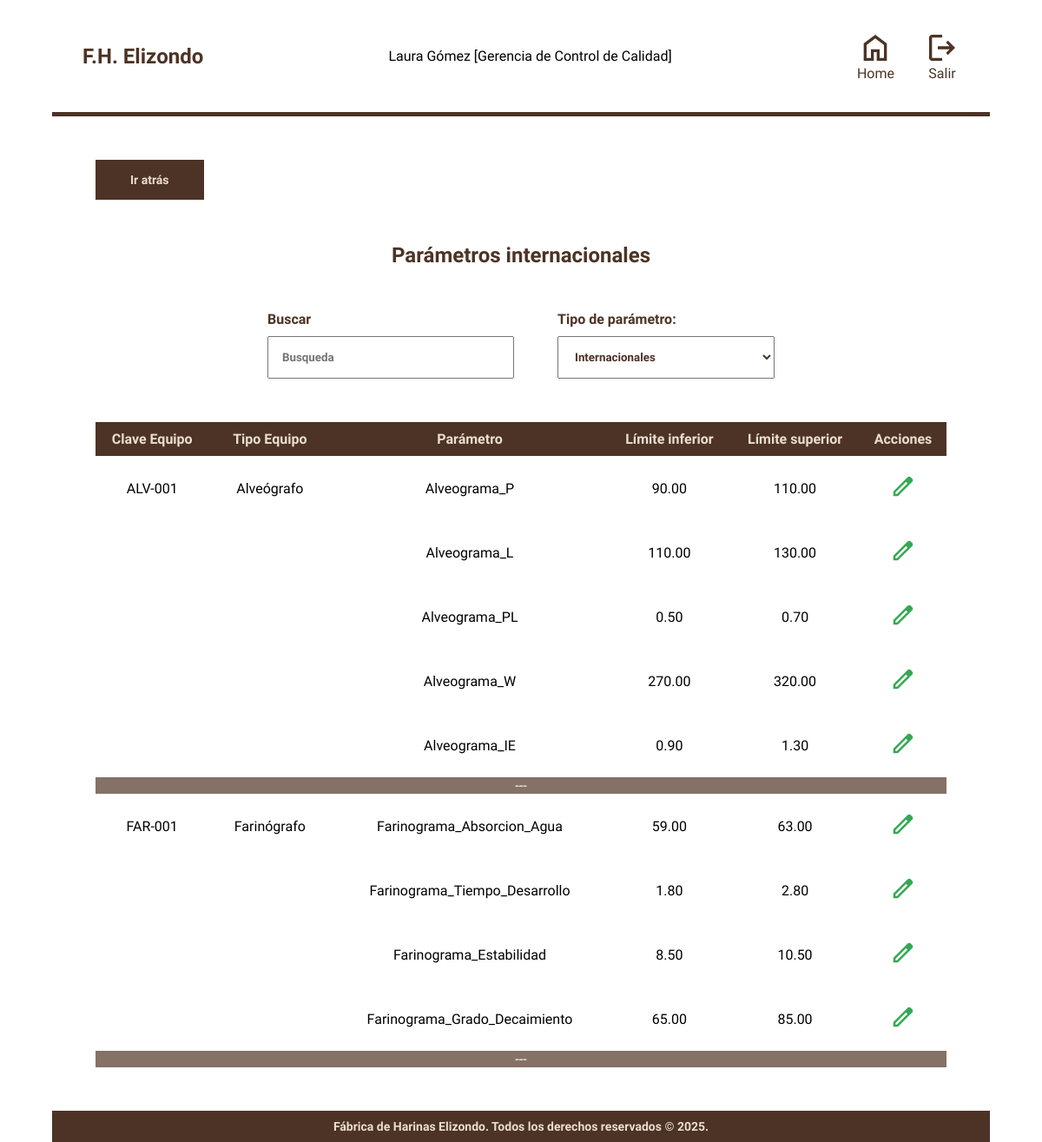
The app's page /modulos/parametros.php?tipo=internacionales (signed in) with its own data.
### tables this page shows
CREATE TABLE Parametros (
    id_parametro INT PRIMARY KEY AUTO_INCREMENT,
    id_equipo INT,
    id_cliente INT,
    nombre_parametro ENUM(
        'Humedad',
        'Cenizas',
        'Gluten_Humedo',
        'Gluten_Seco',
        'Indice_Gluten',
        'Indice_Caida',
        'Alveograma_P',
        'Alveograma_L',
        'Alveograma_PL',
        'Alveograma_W',
        'Alveograma_IE',
        'Almidon_Danado',
        'Farinograma_Absorcion_Agua',
        'Farinograma_Tiempo_Desarrollo',
        'Farinograma_Estabilidad',
        'Farinograma_Grado_Decaimiento'
    ) NOT NULL,
    lim_Superior DECIMAL(10, 2) NOT NULL,
    lim_Inferior DECIMAL(10, 2) NOT NULL,
    FOREIGN KEY (id_equipo) REFERENCES Equipos_Laboratorio(id_equipo),
    FOREIGN KEY (id_cliente) REFERENCES Clientes(id_cliente),
    CHECK (
        (id_cliente IS NOT NULL AND id_equipo IS NULL) OR
        (id_cliente IS NULL AND id_equipo IS NOT NULL)
    )
);

CREATE TABLE Equipos_Laboratorio (
    id_equipo INT PRIMARY KEY AUTO_INCREMENT,
    id_responsable INT NOT NULL,
    clave VARCHAR(50) UNIQUE NOT NULL,
    tipo_equipo ENUM('Alveógrafo', 'Farinógrafo') NOT NULL,
    marca VARCHAR(50),
    modelo VARCHAR(50),
    serie VARCHAR(59) UNIQUE NOT NULL,
    desc_larga VARCHAR(300),
    desc_corta VARCHAR(50) NOT NULL,
    proveedor VARCHAR(50),
    fecha_adquisicion DATE,
    garantia VARCHAR(50) UNIQUE,
    vencimiento_garantia DATE,
    ubicacion VARCHAR(100),
    estado ENUM('Activo', 'Inactivo', 'Baja') NOT NULL DEFAULT 'Activo',
    FOREIGN KEY (id_responsable) REFERENCES Usuarios(id_usuario)
);

### modulos/parametros.php (the view, shortened to what this page needs)
<?php
$filtro = $_GET['tipo'];
?>
<!DOCTYPE html>
<html lang="en">
<head>
    <link rel="stylesheet" href="../styles.css">
    <link rel="stylesheet" href="../css/menu.css">
</head>
<body>
    <main class="contenedor hoja">
        <?php include '../includes/header.php'; ?>
        <div class="contenedor__modulo">
            <a href="../menu.php" class="atras">Ir atrás</a>
            <h2 class="heading">Parámetros <?php echo $filtro; ?></h2>
            <div class="controles">
                <div class="buscador">
                    <h4 class="buscador__label">Buscar</h4>
                    <input type="text" id="searchBar" class="buscador__input" placeholder="Busqueda">
                </div>
                <div class="ordenar">
                    <h4 class="ordenar__label">Tipo de parámetro:</h4>
                    <select name="orden" id="filtroParam" class="ordenar__select">
                        <option value="internacionales" <?= ($filtro === 'internacionales') ? 'selected' : '' ?>>
                            Internacionales</option>
                    </select>
                </div>
            </div>
            <table class="tabla">
                <thead>
                    <tr class="tabla__encabezado">
                        <th><?php echo ($filtro === 'internacionales') ? 'Clave Equipo' : 'ID Cliente'; ?></th>
                        <th><?php echo ($filtro === 'internacionales') ? 'Tipo Equipo' : 'Cliente'; ?></th>
                        <th>Parámetro</th>
                        <th>Límite inferior</th>
                        <th>Límite superior</th>
                        <th>Acciones</th>
                    </tr>
                </thead>
                <tbody>
                    <?php
                    require '../config/conn.php';
                    $tabla = 'equipos_laboratorio';
                    $tipo_param = 'id_equipo';
                    if ($filtro === 'internacionales') {
                        $sql_id = "SELECT
                P.id_parametro,
                P.nombre_parametro,
                P.lim_Superior,
                P.lim_Inferior,
                A.clave AS origen,
                A.tipo_equipo AS tipo,
                A.id_equipo AS id
            FROM parametros P
            LEFT JOIN equipos_laboratorio A ON A.id_equipo = P.id_equipo
            WHERE P.id_equipo = :id";
                        $sql = "SELECT DISTINCT id_equipo FROM parametros";
                    }
                    $stmt = $pdo->prepare($sql);
                    $stmt->execute();
                    while ($id = $stmt->fetch(PDO::FETCH_ASSOC)) {
                        $valor_id = $id[$tipo_param];
                        $stmt_inner = $pdo->prepare($sql_id);
                        $stmt_inner->bindValue(':id', $valor_id, PDO::PARAM_INT);
                        $stmt_inner->execute();
                        $parametros = $stmt_inner->fetchAll(PDO::FETCH_ASSOC);
                        if (!empty($parametros)) {
                            $origen = htmlspecialchars($parametros[0][($filtro === 'internacionales') ? 'origen' : 'id']);
                            $tipo = htmlspecialchars($parametros[0][($filtro === 'internacionales') ? 'tipo' : 'origen']);
                            $primera = true;
                            foreach ($parametros as $parametro) {
                                echo '<tr class="tabla__fila">';
                                if ($primera) {
                                    echo '<td>' . $origen . '</td>';
                                    echo '<td>' . $tipo . '</td>';
                                    $primera = false;
                                } else {
                                    echo '<td></td>';
                                    echo '<td></td>';
                                }
                                echo '<td>' . htmlspecialchars($parametro['nombre_parametro']) . '</td>';
                                echo '<td>' . htmlspecialchars($parametro['lim_Inferior']) . '</td>';
                                echo '<td>' . htmlspecialchars($parametro['lim_Superior']) . '</td>';
                                echo '<td class="tabla__botones">';
                                echo '<a href="parametrosform.php?id=' . $parametro['id_parametro'] . '&ow=' . $tabla . '">
                  <img src="../img/edit.svg" alt="Editar" class="tabla__boton"></a>';
                                echo '</td>';
                                echo '</tr>';
                            }
                            echo '<tr class="tabla__fila--sep"><td colspan="6" class="separador">---</td></tr>';
                        }
                    }
                    ?>
                </tbody>
            </table>
        </div>
        <?php include '../includes/footer.php'; ?>
    </main>
</body>
</html>

### styles.css (style rules this page uses)
:root { --colorPrimario: #EBDED0; --blanco: #FFFFFF; --colorSecundario: #4c3325; --fuenteHeading: "Domine", serif; --fuenteBody: "Lexend", serif; }
.contenedor { max-width: 1200px; width: 90%; margin: 0 auto; }
html { box-sizing: border-box; }
* { margin: 0; padding: 0; }
a { text-decoration: none; color: var(--colorSecundario); }
img { max-width: 100%; }
body { font-family: var(--fuenteBody); }
h1, h2, h3, h4 { font-family: var(--fuenteHeading); font-weight: bold; color: var(--colorSecundario); }
.contenedor__modulo { padding: 50px; }
.heading { text-align: center; margin: 20px 0; }
.controles { display: flex; align-items: center; justify-content: center; gap: 50px; margin: 50px 0; }
.buscador__label, .ordenar__label { margin-bottom: 10px; }
.buscador__input, .ordenar__select { font-family: inherit; padding: 15px; min-width: 250px; color: var(--colorSecundario); font-weight: bold; }
.tabla { width: 100%; border-collapse: collapse; }
.tabla__encabezado { background-color: var(--colorSecundario); color: var(--colorPrimario); }
.tabla__encabezado th { padding: 10px; }
.tabla__fila td { padding: 20px; text-align: center; vertical-align: middle; }
.tabla__fila--sep td { background-color: #857166; text-align: center; vertical-align: middle; color: white; }
.tabla__boton { height: 30px; cursor: pointer; }
.atras { background-color: var(--colorSecundario); color: var(--colorPrimario); font-weight: bold; padding: 15px 40px; font-size: 14px; display: inline-block; margin-bottom: 30px; }

### css/menu.css (style rules this page uses)
:root { --colorPrimario: #EBDED0; --blanco: #FFFFFF; --colorSecundario: #4c3325; --fuenteHeading: "Domine", serif; --fuenteBody: "Lexend", serif; }
.hoja { background-color: var(--blanco); }

### records on screen
parametros: id_equipo.clave "ALV-001", id_equipo.tipo_equipo "Alveógrafo", nombre_parametro "Alveograma_P", lim_Inferior "90.00", lim_Superior "110.00"
parametros: nombre_parametro "Alveograma_L", lim_Inferior "110.00", lim_Superior "130.00"
parametros: nombre_parametro "Alveograma_PL", lim_Inferior "0.50", lim_Superior "0.70"
parametros: nombre_parametro "Alveograma_W", lim_Inferior "270.00", lim_Superior "320.00"
parametros: nombre_parametro "Alveograma_IE", lim_Inferior "0.90", lim_Superior "1.30"
parametros: id_equipo.clave "FAR-001", id_equipo.tipo_equipo "Farinógrafo", nombre_parametro "Farinograma_Absorcion_Agua", lim_Inferior "59.00", lim_Superior "63.00"
parametros: nombre_parametro "Farinograma_Tiempo_Desarrollo", lim_Inferior "1.80", lim_Superior "2.80"
parametros: nombre_parametro "Farinograma_Estabilidad", lim_Inferior "8.50", lim_Superior "10.50"
parametros: nombre_parametro "Farinograma_Grado_Decaimiento", lim_Inferior "65.00", lim_Superior "85.00"

### other values on screen
$_SESSION["username"] "Laura Gómez"
$_SESSION["rol"] "Gerencia de Control de Calidad"
$filtro "internacionales"
